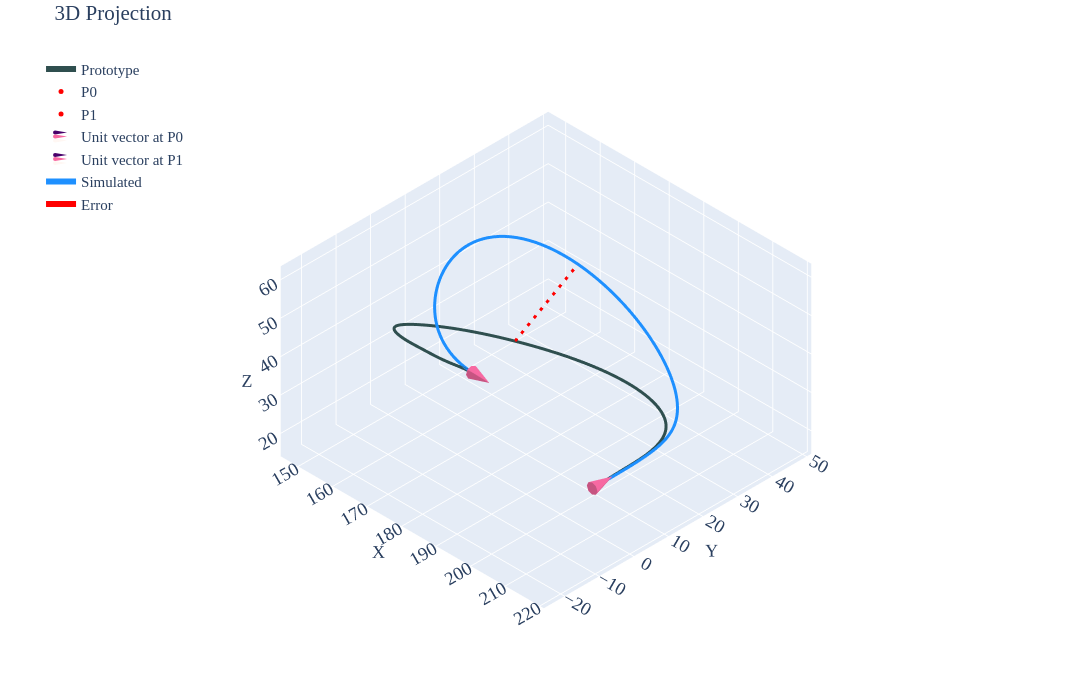

Notebook code for this chart:
### Code cell
#| label: p3c2

gravity_looper(psit=3,case=2,twist=10,pfix='twist-sens\\twist-cw10\\')
